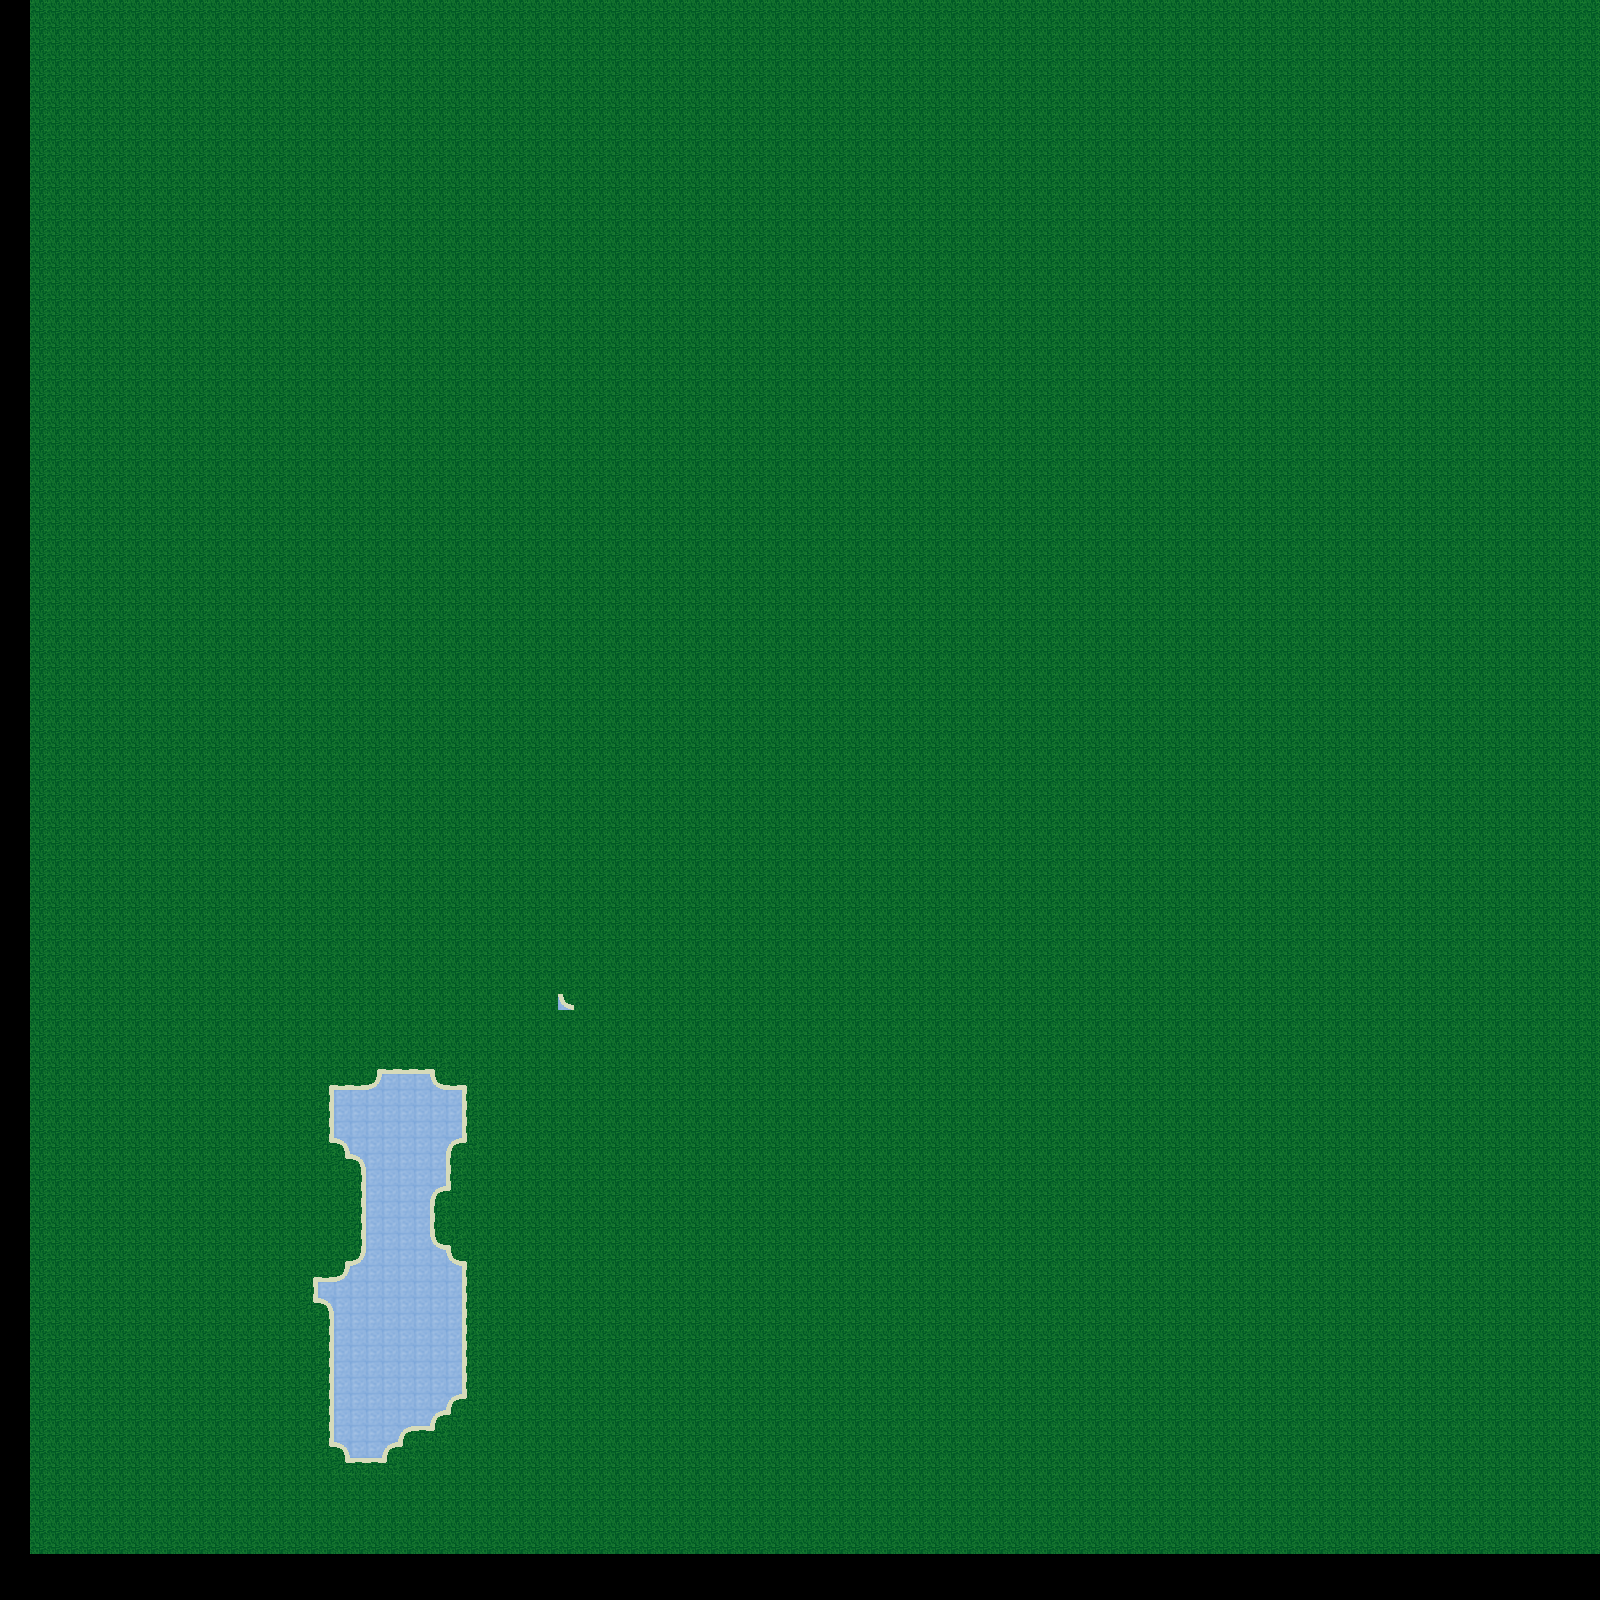

Tiled map render using the project's own tile images. Description and the map definition, with tile-layer contents summarised, below:
An orthogonal 100x100 tile map with 16x16 px tiles, 1 tile layer (Tile Layer 1).

<map version="1.0" orientation="orthogonal" renderorder="right-down" width="100" height="100" tilewidth="16" tileheight="16" nextobjectid="1">
 <tileset firstgid="1" name="Spread sheet" tilewidth="16" tileheight="16" tilecount="100" columns="10">
  <image source="New folder/Spread sheet.png" width="160" height="160" />
 </tileset>
 <layer name="Tile Layer 1" width="100" height="100" offsetx="30" offsety="-46">
  <data>[10000 cells, 10000 non-empty, 14 distinct tile ids]</data>
 </layer>
</map>